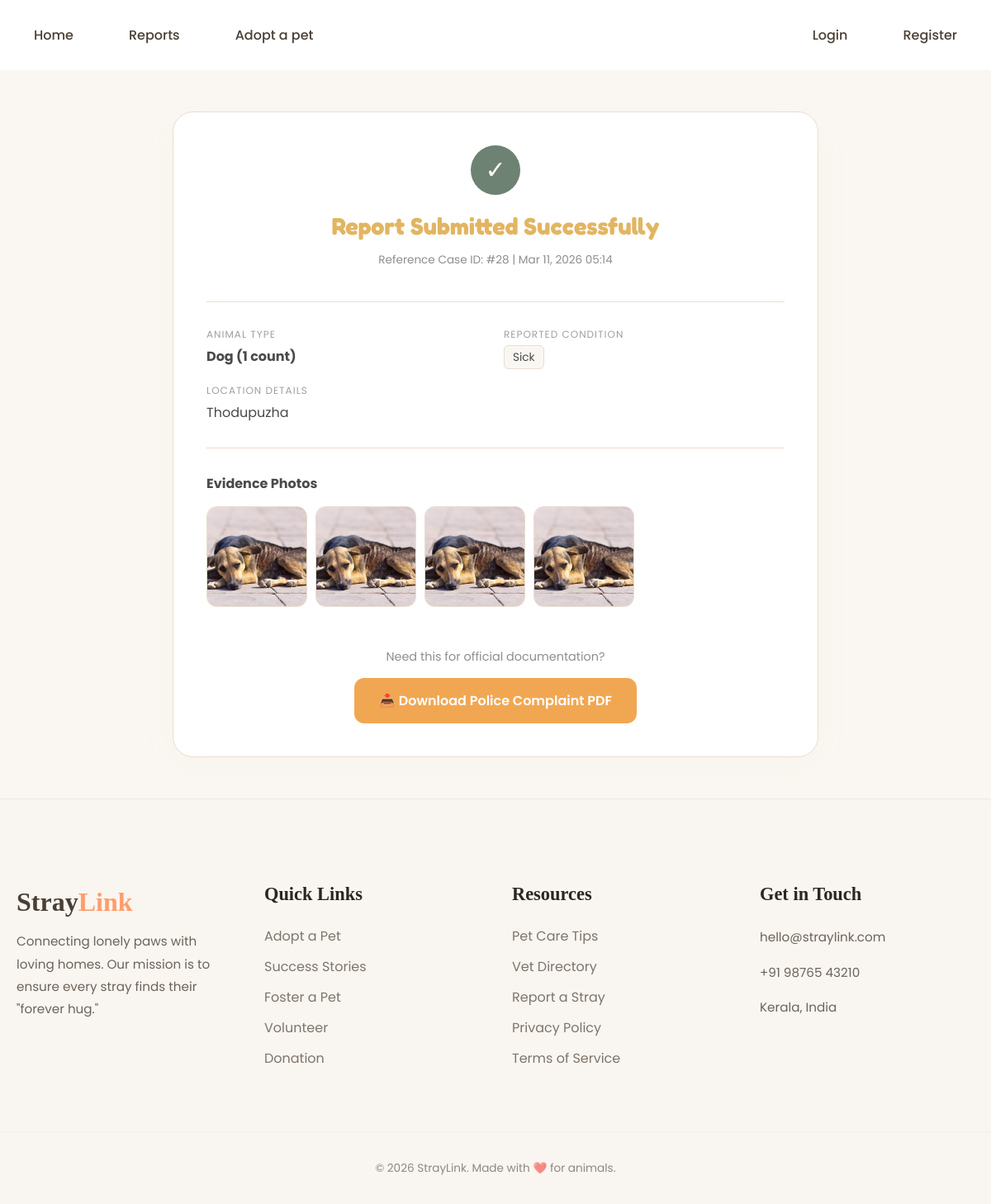
The app's page /report/success/28/ with its own data.
### App/models.py (models this page shows, shortened)
class ReportSubmit(models.Model):
    ANIMAL_TYPE_CHOICES = [
        ('dog', 'Dog'),
        ('cat', 'Cat'),
        ('other', 'Other'),
    ]
    LOCATION_SOURCE_CHOICES = [
        ('manual', 'Manual'),
        ('gps', 'GPS'),
    ]
    STATUS_CHOICES = [
        ('pending', 'Pending'),
        ('in_progress', 'In Progress'),
        ('awaiting_verification', 'Awaiting Verification'),
        ('rescued', 'Rescued'),
    ]
    animal_type = models.CharField(max_length=10, choices=ANIMAL_TYPE_CHOICES)
    conditions = models.ManyToManyField(Condition, blank=True)
    animal_count = models.PositiveIntegerField(default=1)
    manual_location = models.CharField(
        max_length=255,
        help_text="Road name and nearby landmark"
    )
    auto_latitude = models.DecimalField(
        max_digits=9,
        decimal_places=6,
        blank=True,
        null=True
    )
    auto_longitude = models.DecimalField(
        max_digits=9,
        decimal_places=6,
        blank=True,
        null=True
    )
    location_source = models.CharField(
        max_length=10,
        choices=LOCATION_SOURCE_CHOICES,
        default='manual'
    )
    status = models.CharField(
        max_length=30,
        choices=STATUS_CHOICES,
        default='pending'
    )
    claimed_by = models.ForeignKey(
    User,
    on_delete=models.SET_NULL,
    null=True,
    blank=True,
    related_name='claimed_reports'
)
    claimed_at = models.DateTimeField(
        null=True,
        blank=True
)
    reporter = models.ForeignKey(
        User,
        on_delete=models.SET_NULL,
        null=True,
        blank=True
)
    user = models.ForeignKey(
        User,
        null=True,
        on_delete=models.CASCADE,
        related_name="reports"
)
    rescue_image = models.ImageField(
        upload_to="rescue_proof/",
        null=True,
        blank=True,
        help_text="Live photo of the animal at the center or safe-zone"
    )
    rescue_notes = models.TextField(blank=True, null=True, help_text="How was the rescue? Any immediate medical needs?")
    rescue_image = models.ImageField(upload_to="rescue_proof/", blank=True, null=True)
    is_verified_rescue = models.BooleanField(default=False)
    rescue_notes = models.TextField(
        null=True,
        blank=True,
        help_text="Details about the animal's current location and condition"
    )
    is_verified_rescue = models.BooleanField(default=False)
    verified_at = models.DateTimeField(null=True, blank=True)
    created_at = models.DateTimeField(default=timezone.now)

class Condition(models.Model):
    name = models.CharField(max_length=50, unique=True)
    def __str__(self):
        return self.name

class ReportImage(models.Model):
    report = models.ForeignKey(
        ReportSubmit,
        on_delete=models.CASCADE,
        related_name="images"
    )
    image = models.ImageField(upload_to="stray_photos/")
    uploaded_at = models.DateTimeField(auto_now_add=True)

### App/views.py (the view)
# urls.py: path('report/success/<int:report_id>/', views.ReportSuccess, name='ReportSuccess'),
def ReportSuccess(request, report_id):
    report = get_object_or_404(ReportSubmit, id=report_id)
    return render(request, 'ReportSuccess.html', {'report': report})

### App/templates/ReportSuccess.html (shortened to what this page needs)
{% load static %}
<!DOCTYPE html>
<html lang="en">
<head>
    <link rel="stylesheet" href="{% static 'css/reportsuccess.css' %}">
</head>
<body>
<nav class="navbar">
    <div class="nav-container">
        <ul class="nav-menu">
            <li class="has-dropdown">
                <a href="{% url 'Home' %}">Home</a>
            </li>
            <li class="has-dropdown">
                <a href="#">Reports </a>
            </li>
            <li class="has-dropdown">
                <a href="#">Adopt a pet</a>
            </li>
            <li class="user-auth-section">
                {% if user.is_authenticated %}
                    <div class="user-dropdown">
                        <a href="{% url 'UserProfile' %}" class="profile-link">
                            <span class="icon">👤</span> {{ user.username }}
                        </a>
                        <a href="{% url 'UserLogout' %}" class="logout-btn">Logout</a>
                    </div>
                {% else %}
                    <a href="{% url 'UserLogin' %}">Login</a>
                     <li class="has-dropdown">
                <a href="#">Register</a>
                {% endif %}
            </li>
        </ul>
    </div>
</nav>
    <div class="success-container">
        <div class="confirmation-card">
            <header class="header-section">
                <div class="check-icon">✓</div>
                <h1 style="color: rgb(226, 181, 98);">Report Submitted Successfully</h1>
                <p class="timestamp">Reference Case ID: #{{ report.id }} | {{ report.created_at|date:"M d, Y H:i" }}</p>
            </header>
            <div class="details-grid">
                <div class="detail-item">
                    <label>Animal Type</label>
                    <strong>{{ report.animal_type|title }} ({{ report.animal_count }} count)</strong>
                </div>
                <div class="detail-item">
                    <label>Reported Condition</label>
                    <div class="tags">
                        {% for c in report.conditions.all %}
                            <span class="tag">{{ c|title }}</span>
                        {% empty %} <span>No condition specified</span> {% endfor %}
                    </div>
                </div>
                <div class="detail-item full-width">
                    <label>Location Details</label>
                    <p>{{ report.manual_location }}</p>
                </div>
            </div>
            {% if report.images.all %}
            <div class="image-preview">
                <h3>Evidence Photos</h3>
                <div class="gallery">
                    {% for img in report.images.all %}
                        <img src="{{ img.image.url }}" alt="Proof">
                    {% endfor %}
                </div>
            </div>
            {% endif %}
            <div class="action-footer">
                <p class="action-note">Need this for official documentation?</p>
                <a href="{% url 'DownloadReportPDF' report.id %}" class="btn-pdf" style="background-color: rgb(241, 167, 82);">
                    📥 Download Police Complaint PDF
                </a>
            </div>
        </div>
    </div>
<footer class="main-footer">
    <div class="footer-container">
        <div class="footer-section about">
            <h2 class="footer-logo">Stray<span>Link</span></h2>
            <p>Connecting lonely paws with loving homes. Our mission is to ensure every stray finds their "forever hug."</p>
            <div class="social-links">
            </div>
        </div>
        <div class="footer-section links">
            <h3>Quick Links</h3>
            <ul>
                <li><a href="#">Adopt a Pet</a></li>
                <li><a href="#">Success Stories</a></li>
                <li><a href="#">Foster a Pet</a></li>
                <li><a href="#">Volunteer</a></li>
                <li><a href="#">Donation</a></li>
            </ul>
        </div>
        <div class="footer-section links">
            <h3>Resources</h3>
            <ul>
                <li><a href="#">Pet Care Tips</a></li>
                <li><a href="#">Vet Directory</a></li>
                <li><a href="#">Report a Stray</a></li>
                <li><a href="#">Privacy Policy</a></li>
                <li><a href="#">Terms of Service</a></li>
            </ul>
        </div>
        <div class="footer-section contact">
            <h3>Get in Touch</h3>
            <p> hello@straylink.com</p>
            <p> +91 98765 43210</p>
            <p> Kerala, India</p>
        </div>
    </div>
    <div class="footer-bottom">
        <p>&copy; 2026 StrayLink. Made with ❤️ for animals.</p>
    </div>
</footer>
</body>
</html>

### App/static/css/reportsuccess.css (style rules this page uses)
:root { --clay: #b35d44; --clay-dark: #964a34; --sand: #faf7f2; --stone: #4a4a4a; --white: #ffffff; --border: #eaddcf; --warm-cream: #fdfaf5; --hope-orange: #ff9d6c; --heart-red: #e8635a; --leaf-green: #7ca982; --soft-text: #4a3f35; --ray-of-light: #fffcf0; --hug-shadow: 0 10px 30px rgba(74, 63, 53, 0.08); --nav-bg: #ffffff; --text-color: #4a3f35; --hover-color: #e67e22; --accent-red: #e74c3c; --shadow: 0 4px 20px rgba(0, 0, 0, 0.05); }
body { font-family: 'Poppins', sans-serif; background-color: var(--sand); margin: 0; color: var(--stone); }
.success-container { display: flex; justify-content: center; padding: 50px 20px; animation: fadeIn 0.6s ease-out; }
.confirmation-card { background: var(--white); max-width: 700px; width: 100%; border-radius: 25px; padding: 40px; border: 1px solid var(--border); box-shadow: 0 10px 40px #e0b9810d; }
.header-section { text-align: center; margin-bottom: 40px; }
.check-icon { width: 60px; height: 60px; background: #6d8272; color: white; font-size: 30px; line-height: 60px; border-radius: 50%; margin: 0 auto 20px; }
.header-section h1 { font-family: 'Fredoka', sans-serif; color: var(--clay); margin: 0; font-size: 1.8rem; }
.timestamp { font-size: 0.85rem; color: #8e8e8e; }
.details-grid { display: grid; grid-template-columns: 1fr 1fr; gap: 20px; border-top: 1px solid var(--border); border-bottom: 1px solid var(--border); padding: 30px 0; }
.detail-item label { display: block; font-size: 0.75rem; text-transform: uppercase; letter-spacing: 1px; color: #a0a0a0; margin-bottom: 5px; }
.detail-item strong, .detail-item p { font-size: 1rem; color: var(--stone); margin: 0; }
.full-width { grid-column: 1 / -1; }
.tag { background: var(--sand); padding: 4px 10px; border-radius: 6px; font-size: 0.85rem; margin-right: 5px; border: 1px solid var(--border); }
.image-preview { margin-top: 30px; }
.image-preview h3 { font-size: 1rem; color: var(--stone); margin-bottom: 15px; }
.gallery { display: flex; gap: 10px; overflow-x: auto; padding-bottom: 10px; }
.gallery img { height: 120px; width: 120px; object-fit: cover; border-radius: 12px; border: 1px solid var(--border); }
.action-footer { margin-top: 40px; text-align: center; }
.action-note { font-size: 0.9rem; color: #8e8e8e; margin-bottom: 15px; }
.btn-pdf { display: inline-block; background: var(--clay); color: white; padding: 15px 30px; border-radius: 12px; text-decoration: none; font-weight: 600; transition: all 0.3s ease; }
.main-footer { background-color: #f9f5f0; padding: 80px 0 20px; color: var(--soft-text); border-top: 1px solid rgba(0,0,0,0.05); }
.footer-container { max-width: 1200px; margin: 0 auto; display: grid; grid-template-columns: repeat(auto-fit, minmax(200px, 1fr)); gap: 40px; padding: 0 20px; }
.footer-section h3 { font-family: 'Fraunces', serif; font-size: 1.4rem; margin-bottom: 25px; color: #2d2620; }
.footer-logo { font-family: 'Fraunces', serif; font-size: 2rem; margin-bottom: 15px; }
.footer-logo span { color: var(--hope-orange); }
.footer-section p { font-size: 0.95rem; opacity: 0.8; line-height: 1.8; }
.footer-section ul { list-style: none; padding: 0; }
.footer-section ul li { margin-bottom: 12px; }
.footer-section ul li a { text-decoration: none; color: var(--soft-text); opacity: 0.7; transition: all 0.3s ease; }
.footer-bottom { text-align: center; margin-top: 60px; padding-top: 20px; border-top: 1px solid rgba(0,0,0,0.05); font-size: 0.85rem; opacity: 0.6; }
:root { --nav-bg: #ffffff; --text-color: #4a3f35; --hover-color: #e67e22; --accent-red: #e74c3c; --shadow: 0 4px 20px rgba(0, 0, 0, 0.05); }
.navbar { background-color: var(--nav-bg); padding: 10px 0; position: sticky; top: 0; z-index: 1000; }
.nav-container { max-width: 1200px; margin: 0 auto; padding: 0 25px; }
.nav-menu { list-style: none; display: flex; align-items: center; gap: 35px; margin: 0; padding: 0; height: 65px; }
.nav-menu li a { text-decoration: none; color: var(--text-color); font-size: 1rem; font-weight: 500; padding: 8px 16px; border-radius: 20px; transition: all 0.3s ease; }
.has-dropdown { position: relative; }
.user-auth-section { margin-left: auto; display: flex; align-items: center; gap: 15px; }

### records on screen
ReportSubmit: id "28", created_at "Mar 11, 2026 05:14", animal_type "Dog", animal_count "1", manual_location "Thodupuzha"
Condition: name "Sick"
ReportImage: image (picture)
ReportImage: image (picture)
ReportImage: image (picture)
ReportImage: image (picture)
